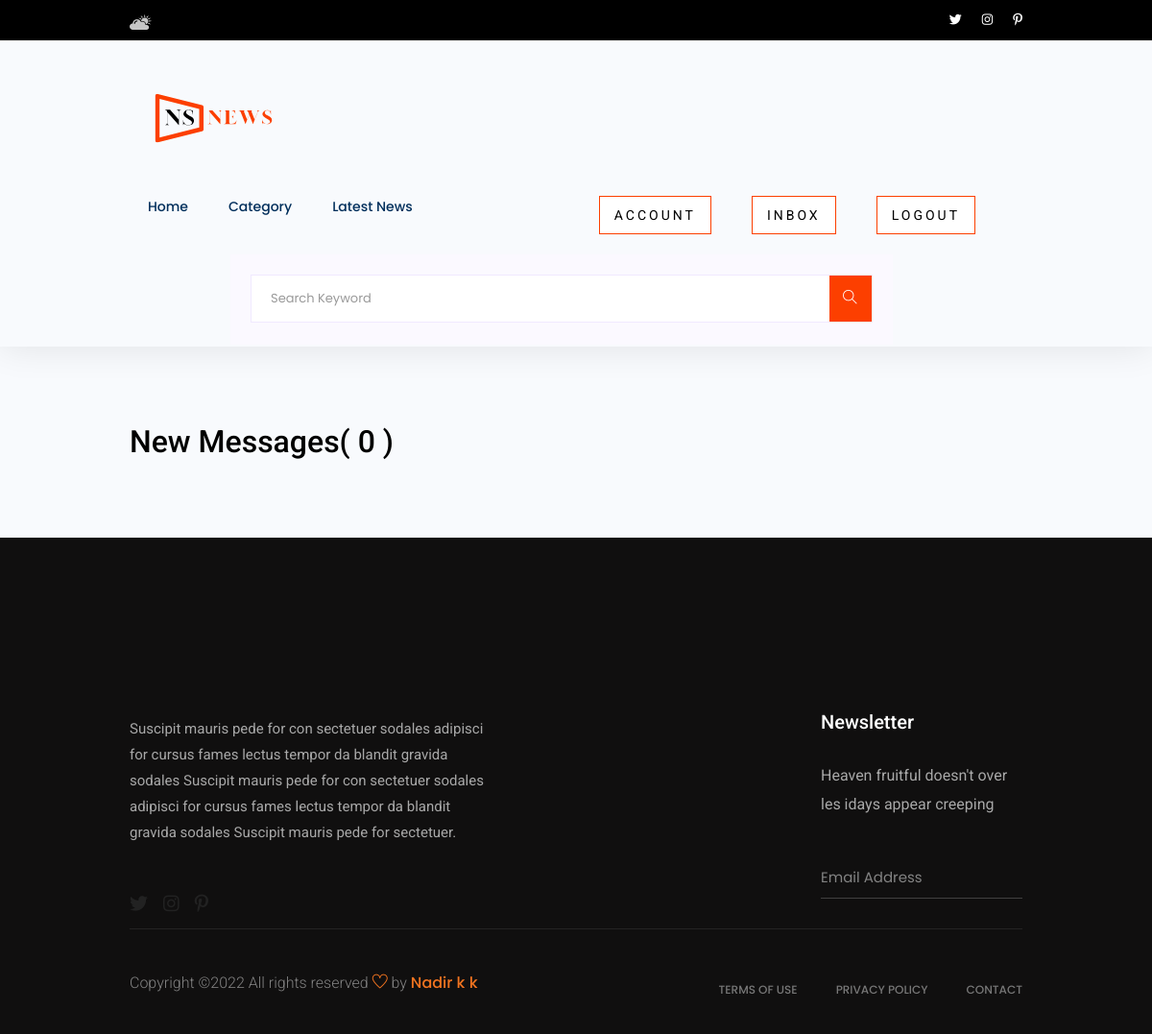
Page /user/inbox/ (signed in) on the earlier database version.
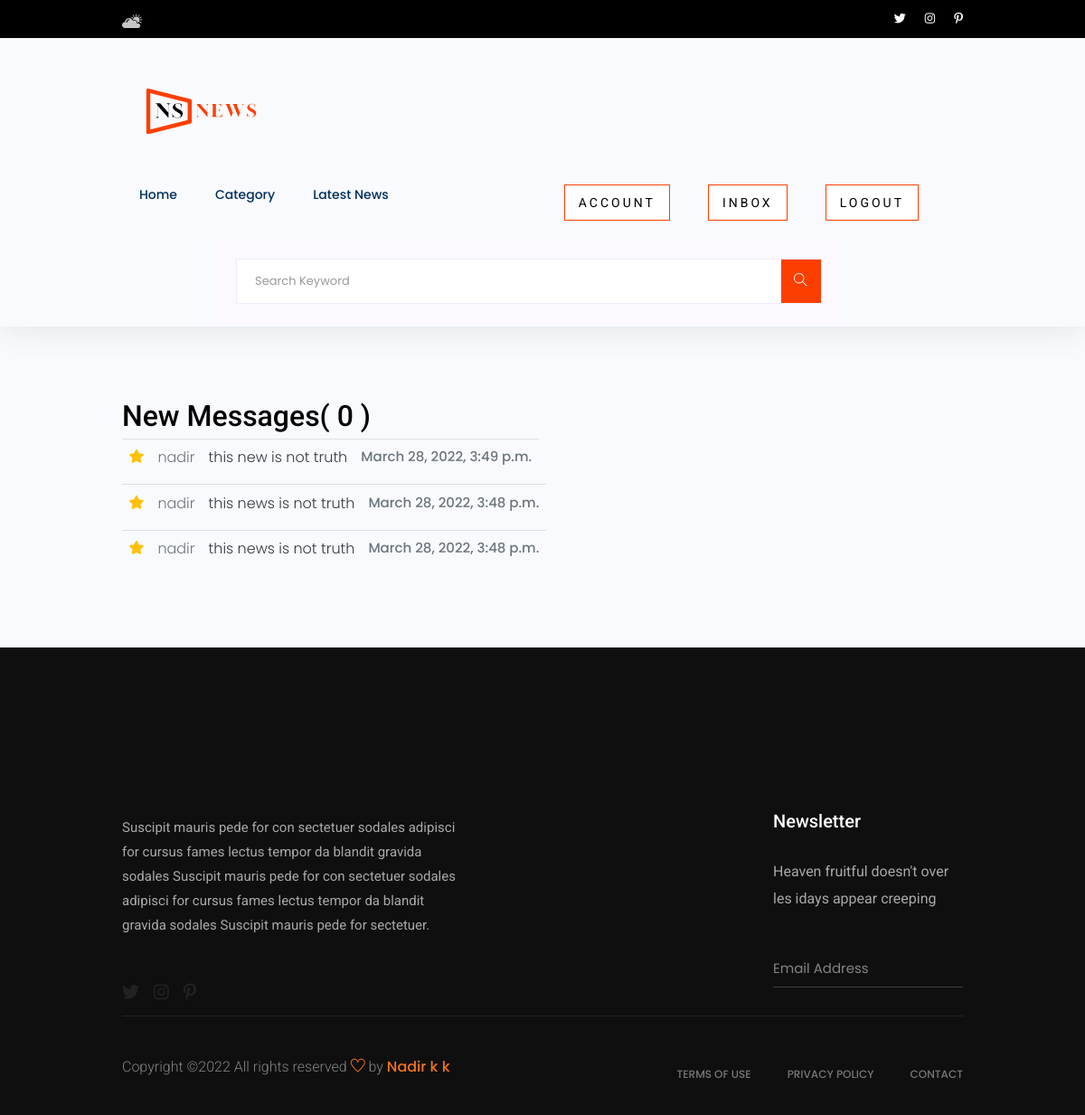
Same page on the later database version.
### user/models.py (models this page shows, shortened)
class Message(models.Model):
    sender = models.ForeignKey(
        Profile, on_delete=models.SET_NULL, null=True, blank=True)
    recipient = models.ForeignKey(
        Profile, on_delete=models.SET_NULL, null=True, blank=True, related_name="messages")
    name = models.CharField(max_length=200, null=True, blank=True)
    email = models.EmailField(max_length=200, null=True, blank=True)
    subject = models.CharField(max_length=200, null=True, blank=True)
    body = models.TextField()
    is_read = models.BooleanField(default=False, null=True)
    created = models.DateTimeField(auto_now_add=True)
    id = models.UUIDField(default=uuid.uuid4, unique=True,
                          primary_key=True, editable=False)
    class Meta:
        ordering = ['is_read', '-created']

### user/views.py (the view)
# urls.py: path('inbox/', views.inbox, name="inbox"),
@login_required(login_url='login')
def inbox(request):
    profile = request.user.profile
    messageRequests = profile.messages.all()
    unreadCount = messageRequests.filter(is_read=False).count()
    context = {'messageRequests': messageRequests, 'unreadCount': unreadCount}
    return render(request, 'user/inbox.html', context)

### user/templates/user/inbox.html
{% extends 'main.html' %}
{% block content %}
<div class="container">
    <main class="inbox my-xl">
        <div class="content-box">
            <h3 class="inbox__title">New Messages( {{unreadCount}} )</h3>
            <ul class="messages">
                {% for message in messageRequests %}
                {% if message.is_read == False %}
                <li class="message message--unread">
                    {% else %}
                <li class="message">
                    {% endif %}
                    <a href="{% url 'message' message.id %}">
                        <div class="table-responsive">
                            <table class="table email-table no-wrap table-hover v-middle mb-0 font-14">
                                <tbody>
                                <tr>
                                    <td><i class="fa fa-star text-warning"></i></td>
                                    <td>
                                        <span class="mb-0 text-muted">{{message.name}}</span>
                                    </td>
                                    <td>
                                        <a class="link" href="javascript: void(0)">
                                            <span class="text-dark">{{message.subject}}</span>
                                        </a>
                                    </td>
                                    <td class="text-muted">{{message.created}}</td>
                                </tr>
                                </tbody>
                            </table>
                        </div>
                    </a>
                </li>
                {% endfor %}
            </ul>
        </div>
    </main>
</div>
{% endblock content %}

### templates/main.html (shortened to what this page needs)
<!DOCTYPE html>
<html dir="ltr" lang="en">
{% load static %}
<head>
    <link href="{% static 'css/nice-select.css' %}" rel="stylesheet">
    <link href="{% static 'css/bootstrap.min.css' %}" rel="stylesheet">
    <link href="{% static 'css/owl.carousel.min.css' %}" rel="stylesheet">
    <link href="{% static 'css/ticker-style.css' %}" rel="stylesheet">
    <link href="{% static 'css/flaticon.css' %}" rel="stylesheet">
    <link href="{% static 'css/slicknav.css' %}" rel="stylesheet">
    <link href="{% static 'css/animate.min.css' %}" rel="stylesheet">
    <link href="{% static 'css/magnific-popup.css' %}" rel="stylesheet">
    <link href="{% static 'css/fontawesome-all.min.css' %}" rel="stylesheet">
    <link href="{% static 'css/themify-icons.css' %}" rel="stylesheet">
    <link href="{% static 'css/slick.css' %}" rel="stylesheet">
    <link href="{% static 'css/style.css' %}" rel="stylesheet">
    <link href="https://cdn.iconmonstr.com/1.3.0/css/iconmonstr-iconic-font.min.css" rel="stylesheet"/>
    <link href="{% static 'uikit/styles/uikit.css' %}" rel="stylesheet"/>
</head>
<body>
<header>
    {% include 'navbar.html' %}
</header>
{% block content %}
{% endblock content %}
<footer>
    <div class="footer-area footer-padding fix">
        <div class="container">
            <div class="row d-flex justify-content-between">
                <div class="col-xl-5 col-lg-5 col-md-7 col-sm-12">
                    <div class="single-footer-caption">
                        <div class="single-footer-caption">
                            <div class="footer-logo">
                            </div>
                            <div class="footer-tittle">
                                <div class="footer-pera">
                                    <p>Suscipit mauris pede for con sectetuer sodales adipisci for cursus fames lectus
                                        tempor da blandit gravida sodales Suscipit mauris pede for con sectetuer sodales
                                        adipisci for cursus fames lectus tempor da blandit gravida sodales Suscipit
                                        mauris pede for sectetuer.</p>
                                </div>
                            </div>
                            <div class="footer-social">
                                <a href="#"><i class="fab fa-twitter"></i></a>
                                <a href="#"><i class="fab fa-instagram"></i></a>
                                <a href="#"><i class="fab fa-pinterest-p"></i></a>
                            </div>
                        </div>
                    </div>
                </div>
                <div class="col-xl-3 col-lg-3 col-md-4  col-sm-6">
                    <div class="single-footer-caption mt-60">
                        <div class="footer-tittle">
                            <h4>Newsletter</h4>
                            <p>Heaven fruitful doesn't over les idays appear creeping</p>
                            <div class="footer-form">
                                <div id="mc_embed_signup">
                                    <form action="https://spondonit.us12.list-manage.com/subscribe/post?u=1462626880ade1ac87bd9c93a&amp;id=92a4423d01"
                                          class="subscribe_form relative mail_part"
                                          method="get" target="_blank">
                                        <input class="placeholder hide-on-focus" id="newsletter-form-email" name="email"
                                               onblur="this.placeholder = ' Email Address '"
                                               onfocus="this.placeholder = ''" placeholder="Email Address"
                                               type="email">
                                        <div class="form-icon">
                                            <button class="email_icon newsletter-submit button-contactForm"
                                                    id="newsletter-submit" name="submit"
                                                    type="submit"><img
                                                    alt="" src="{% static 'img/logo/form-iocn.png' %}' %}"></button>
                                        </div>
                                    </form>
                                </div>
                            </div>
                        </div>
                    </div>
                </div>
            </div>
        </div>
    </div>
    <div class="footer-bottom-area">
        <div class="container">
            <div class="footer-border">
                <div class="row d-flex align-items-center justify-content-between">
                    <div class="col-lg-6">
                        <div class="footer-copy-right">
                            <p>
                                Copyright &copy;<script>document.write(new Date().getFullYear());</script>
                                All rights reserved <i aria-hidden="true" class="ti-heart"></i> by <a
                                        href="https://nadiraziz.github.io" target="_blank">Nadir k k</a>
                            </p>
                        </div>
                    </div>
                    <div class="col-lg-6">
                        <div class="footer-menu f-right">
                            <ul>
                                <li><a href="#">Terms of use</a></li>
                                <li><a href="#">Privacy Policy</a></li>
                                <li><a href="#">Contact</a></li>
                            </ul>
                        </div>
                    </div>
                </div>
            </div>
        </div>
    </div>
</footer>
</body>
</html>

### templates/navbar.html (shortened to what this page needs)
<!DOCTYPE html>
<html lang="en">
{% load static %}
<link href="{% static 'css/style.css' %}" rel="stylesheet">
<link href="{% static 'css/nav.css' %}" rel="stylesheet">
<div class="header-area">
    <div class="main-header ">
        <div class="header-top black-bg d-none d-md-block">
            <div class="container">
                <div class="col-xl-12">
                    <div class="row d-flex justify-content-between align-items-center">
                        <div class="header-info-left">
                            <ul>
                                <li><img alt="" src="{% static 'img/icon/header_icon1.png' %}">
                                </li>
                            </ul>
                        </div>
                        <div class="header-info-right">
                            <ul class="header-social">
                                <li><a href="#"><i class="fab fa-twitter"></i></a></li>
                                <li><a href="#"><i class="fab fa-instagram"></i></a></li>
                                <li><a href="#"><i class="fab fa-pinterest-p"></i></a></li>
                            </ul>
                        </div>
                    </div>
                </div>
            </div>
        </div>
        <div class="header-bottom">
            <div class="container">
                <div class="row align-items-center">
                    <div class="col-xl-12 col-lg-12 col-md-12">
                        <div class="logo">
                            <a href="{% url 'home' %}"><img alt="" src="{% static 'img/logo/logo.svg' %}"></a>
                        </div>
                        <div class="main-menu d-none d-md-block">
                            <nav>
                                <ul id="navigation">
                                    <li><a href="{% url 'home' %}">Home</a></li>
                                    <li><a href="#">Category</a>
                                    </li>
                                    <li><a href="{% url 'latest-news'  %}">Latest News</a></li>
                                    <div class="f-rights  d-lg-block">
                                        <ul class="navBtn">
                                            {% if request.user.is_authenticated %}
                                            <li>
                                                <a href="{% url 'account' %}">
                                                    <button class="button primary-bg boxed-btn">Account
                                                    </button>
                                                </a>
                                            </li>
                                            <li>
                                                <a href="{% url 'inbox' %}">
                                                    <button class="button primary-bg boxed-btn">Inbox
                                                    </button>
                                                </a>
                                            </li>
                                            <li>
                                                <a href="{% url 'logout' %}">
                                                    <button class="button primary-bg boxed-btn"
                                                            style="padding:25px;color:black">Logout
                                                    </button>
                                                </a>
                                            </li>
                                            {% endif %}
                                        </ul>
                                    </div>
                                    <div class="container">
                                        <div class="blog_right_sidebar">
                                            <aside class="single_sidebar_widget search_widget">
                                                <form action="{% url 'latest-news' %}" class="form" id='searchForm' method="get">
                                                    <div class="form-group">
                                                        <div class="input-group mb-3">
                                                            <input class="form-control"
                                                                   name="search_query"
                                                                   onblur="this.placeholder = 'Search News, User'"
                                                                   onfocus="this.placeholder = ''"
                                                                   placeholder='Search Keyword'
                                                                   type="text" value="{{search_query}}">
                                                            <div class="input-group-append">
                                                                <button class="btns" type="submit"><i
                                                                        class="ti-search"></i>
                                                                </button>
                                                            </div>
                                                        </div>
                                                    </div>
                                                </form>
                                            </aside>
                                        </div>
                                    </div>
                                </ul>
                            </nav>
                        </div>
                    </div>
                    <div class="col-xl-6 col-lg-4 col-md-3 ">
                    </div>
                    <div class="col-12">
                    </div>
                </div>
            </div>
        </div>
    </div>
</div>
</html>

Differences in the rows shown:
added Message: name "nadir", subject "this new is not truth", created "March 28, 2022, 3:49 p.m."
added Message: name "nadir", subject "this news is not truth", created "March 28, 2022, 3:48 p.m."
added Message: name "nadir", subject "this news is not truth", created "March 28, 2022, 3:48 p.m."
